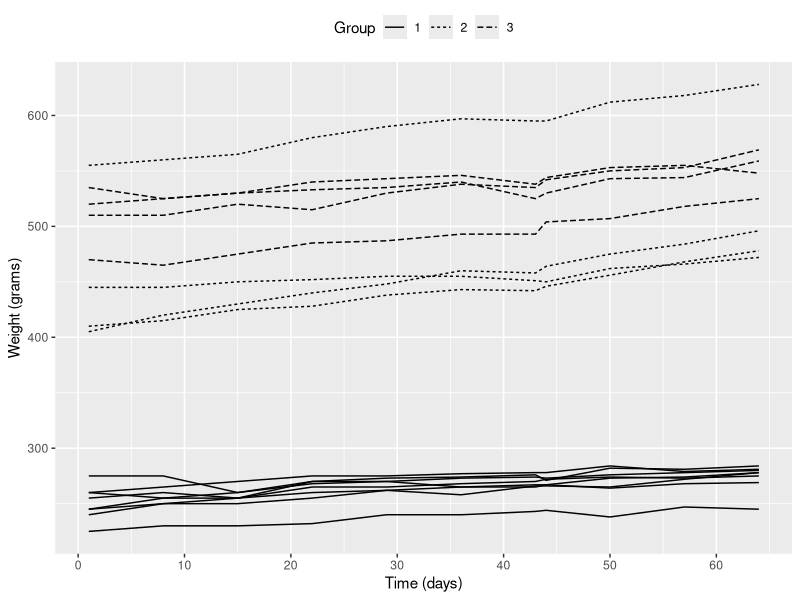
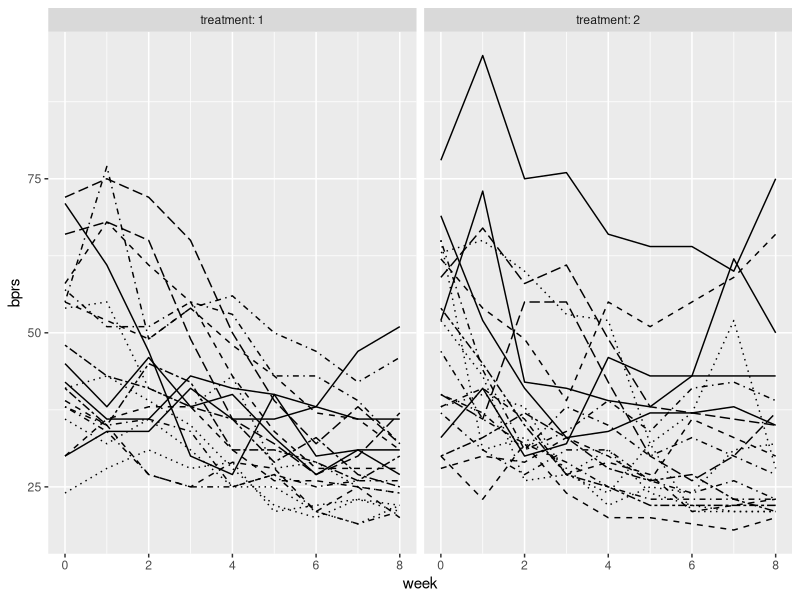

Source code (R) for these figures, in order:
## ---- chunk 1
library(dplyr); library(ggplot2); library(tidyr)
RATSL <- read.csv("data/RATSL.csv", )

#refactor data
RATSL$ID <- factor(RATSL$ID)
RATSL$Group <- factor(RATSL$Group)

glimpse(RATSL)
## ---- chunk 2
# Draw the plot
ggplot(RATSL, aes(x = Time, y = Weight, group = ID, linetype =  Group)) +
       geom_line() +
       scale_x_continuous(name = "Time (days)", breaks = seq(0, 60, 10)) +
       scale_y_continuous(name = "Weight (grams)") +
       theme(legend.position = "top")

## ---- chunk 3
BPRSL <- read.csv("data/BPRSL.csv")
BPRSL$treatment <- factor(BPRSL$treatment)
BPRSL$subject <- factor(BPRSL$subject)
glimpse(BPRSL)
## ---- chunk 4
# Draw the plot
ggplot(BPRSL, aes(x = week, y = bprs, linetype = subject)) +
  geom_line() +
  scale_linetype_manual(values = rep(1:10, times=4)) +
  facet_grid(. ~ treatment, labeller = label_both) +
  theme(legend.position = "none") + 
  scale_y_continuous(limits = c(min(BPRSL$bprs), max(BPRSL$bprs)))
